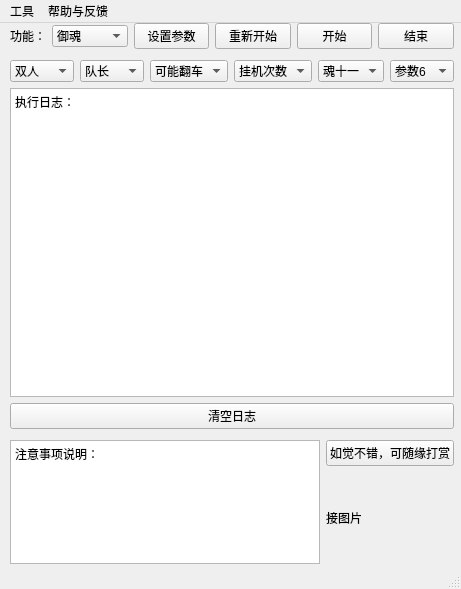
<?xml version="1.0" encoding="UTF-8"?>
<ui version="4.0">
 <class>yys_win</class>
 <widget class="QMainWindow" name="yys_win">
  <property name="enabled">
   <bool>true</bool>
  </property>
  <property name="geometry">
   <rect>
    <x>0</x>
    <y>0</y>
    <width>461</width>
    <height>589</height>
   </rect>
  </property>
  <property name="windowTitle">
   <string>x笑cry-辅助工具</string>
  </property>
  <widget class="QWidget" name="centralwidget">
   <widget class="QWidget" name="verticalLayoutWidget">
    <property name="geometry">
     <rect>
      <x>10</x>
      <y>0</y>
      <width>444</width>
      <height>541</height>
     </rect>
    </property>
    <layout class="QVBoxLayout" name="verticalLayout" stretch="1,0,0,10,0,0,4">
     <item>
      <layout class="QHBoxLayout" name="horizontalLayout_2">
       <item>
        <widget class="QLabel" name="label">
         <property name="text">
          <string>功能：</string>
         </property>
        </widget>
       </item>
       <item>
        <widget class="QComboBox" name="cb_fuctions">
         <item>
          <property name="text">
           <string>御魂</string>
          </property>
         </item>
         <item>
          <property name="text">
           <string>困28</string>
          </property>
         </item>
         <item>
          <property name="text">
           <string>御灵</string>
          </property>
         </item>
         <item>
          <property name="text">
           <string>业原火</string>
          </property>
         </item>
         <item>
          <property name="text">
           <string>结界突破</string>
          </property>
         </item>
        </widget>
       </item>
       <item>
        <widget class="QPushButton" name="pbt_autocheck">
         <property name="text">
          <string>设置参数</string>
         </property>
        </widget>
       </item>
       <item>
        <widget class="QPushButton" name="pbt_restart">
         <property name="text">
          <string>重新开始</string>
         </property>
        </widget>
       </item>
       <item>
        <widget class="QPushButton" name="pbt_start">
         <property name="text">
          <string>开始</string>
         </property>
        </widget>
       </item>
       <item>
        <widget class="QPushButton" name="pushButton">
         <property name="text">
          <string>结束</string>
         </property>
        </widget>
       </item>
      </layout>
     </item>
     <item>
      <spacer name="verticalSpacer">
       <property name="orientation">
        <enum>Qt::Vertical</enum>
       </property>
       <property name="sizeType">
        <enum>QSizePolicy::Maximum</enum>
       </property>
       <property name="sizeHint" stdset="0">
        <size>
         <width>20</width>
         <height>5</height>
        </size>
       </property>
      </spacer>
     </item>
     <item>
      <layout class="QHBoxLayout" name="horizontalLayout_3">
       <item>
        <widget class="QComboBox" name="cb_p1">
         <item>
          <property name="text">
           <string>双人</string>
          </property>
         </item>
         <item>
          <property name="text">
           <string>单人</string>
          </property>
         </item>
         <item>
          <property name="text">
           <string>三人</string>
          </property>
         </item>
        </widget>
       </item>
       <item>
        <widget class="QComboBox" name="cb_p2">
         <item>
          <property name="text">
           <string>队长</string>
          </property>
         </item>
         <item>
          <property name="text">
           <string>队员</string>
          </property>
         </item>
        </widget>
       </item>
       <item>
        <widget class="QComboBox" name="cb_p3">
         <item>
          <property name="text">
           <string>可能翻车</string>
          </property>
         </item>
         <item>
          <property name="text">
           <string>不会翻车</string>
          </property>
         </item>
        </widget>
       </item>
       <item>
        <widget class="QComboBox" name="cb_p4">
         <item>
          <property name="text">
           <string>挂机次数</string>
          </property>
         </item>
         <item>
          <property name="text">
           <string>100</string>
          </property>
         </item>
         <item>
          <property name="text">
           <string>200</string>
          </property>
         </item>
         <item>
          <property name="text">
           <string>400</string>
          </property>
         </item>
        </widget>
       </item>
       <item>
        <widget class="QComboBox" name="cb_p5">
         <item>
          <property name="text">
           <string>魂十一</string>
          </property>
         </item>
         <item>
          <property name="text">
           <string>魂十</string>
          </property>
         </item>
        </widget>
       </item>
       <item>
        <widget class="QComboBox" name="cb_p6">
         <item>
          <property name="text">
           <string>参数6</string>
          </property>
         </item>
        </widget>
       </item>
      </layout>
     </item>
     <item>
      <widget class="QPlainTextEdit" name="pte_msg">
       <property name="readOnly">
        <bool>true</bool>
       </property>
       <property name="plainText">
        <string>执行日志：</string>
       </property>
      </widget>
     </item>
     <item>
      <widget class="QPushButton" name="ptn_clear">
       <property name="text">
        <string>清空日志</string>
       </property>
      </widget>
     </item>
     <item>
      <spacer name="verticalSpacer_2">
       <property name="orientation">
        <enum>Qt::Vertical</enum>
       </property>
       <property name="sizeType">
        <enum>QSizePolicy::Maximum</enum>
       </property>
       <property name="sizeHint" stdset="0">
        <size>
         <width>20</width>
         <height>5</height>
        </size>
       </property>
      </spacer>
     </item>
     <item>
      <layout class="QHBoxLayout" name="horizontalLayout">
       <item>
        <widget class="QTextEdit" name="te_attention">
         <property name="maximumSize">
          <size>
           <width>16777215</width>
           <height>16777215</height>
          </size>
         </property>
         <property name="html">
          <string>&lt;!DOCTYPE HTML PUBLIC &quot;-//W3C//DTD HTML 4.0//EN&quot; &quot;http://www.w3.org/TR/REC-html40/strict.dtd&quot;&gt;
&lt;html&gt;&lt;head&gt;&lt;meta name=&quot;qrichtext&quot; content=&quot;1&quot; /&gt;&lt;style type=&quot;text/css&quot;&gt;
p, li { white-space: pre-wrap; }
&lt;/style&gt;&lt;/head&gt;&lt;body style=&quot; font-family:'SimSun'; font-size:9pt; font-weight:400; font-style:normal;&quot;&gt;
&lt;p style=&quot; margin-top:0px; margin-bottom:0px; margin-left:0px; margin-right:0px; -qt-block-indent:0; text-indent:0px;&quot;&gt;注意事项说明：&lt;/p&gt;
&lt;p style=&quot;-qt-paragraph-type:empty; margin-top:0px; margin-bottom:0px; margin-left:0px; margin-right:0px; -qt-block-indent:0; text-indent:0px;&quot;&gt;&lt;br /&gt;&lt;/p&gt;&lt;/body&gt;&lt;/html&gt;</string>
         </property>
        </widget>
       </item>
       <item>
        <layout class="QVBoxLayout" name="verticalLayout_2" stretch="0,5">
         <item>
          <widget class="QPushButton" name="pbtn_sponsor">
           <property name="text">
            <string>如觉不错，可随缘打赏</string>
           </property>
          </widget>
         </item>
         <item>
          <widget class="QLabel" name="lb_qrcode">
           <property name="maximumSize">
            <size>
             <width>100</width>
             <height>100</height>
            </size>
           </property>
           <property name="text">
            <string>接图片</string>
           </property>
           <property name="scaledContents">
            <bool>true</bool>
           </property>
          </widget>
         </item>
        </layout>
       </item>
      </layout>
     </item>
    </layout>
   </widget>
  </widget>
  <widget class="QStatusBar" name="statusbar">
   <property name="enabled">
    <bool>false</bool>
   </property>
  </widget>
  <widget class="QMenuBar" name="menubar">
   <property name="geometry">
    <rect>
     <x>0</x>
     <y>0</y>
     <width>461</width>
     <height>23</height>
    </rect>
   </property>
   <widget class="QMenu" name="menuHelp">
    <property name="title">
     <string>工具</string>
    </property>
    <addaction name="ac_uuid"/>
    <addaction name="ac_input_uuid"/>
    <addaction name="ac_input_title"/>
    <addaction name="ac_input_yys_winname"/>
    <addaction name="ac_input_win_hwnd"/>
   </widget>
   <widget class="QMenu" name="menu">
    <property name="title">
     <string>帮助与反馈</string>
    </property>
    <addaction name="ac_use"/>
    <addaction name="ac_help"/>
    <addaction name="ac_feedback"/>
    <addaction name="ac_sponsor"/>
    <addaction name="ac_show_yys_winname"/>
   </widget>
   <addaction name="menuHelp"/>
   <addaction name="menu"/>
  </widget>
  <action name="ac_huntu_check">
   <property name="text">
    <string>魂土验证</string>
   </property>
  </action>
  <action name="ac_feedback">
   <property name="text">
    <string>意见反馈-加群</string>
   </property>
  </action>
  <action name="actionv1_01_20200713">
   <property name="text">
    <string>v1.01.20200713</string>
   </property>
  </action>
  <action name="ac_uuid">
   <property name="text">
    <string>生成机器码</string>
   </property>
  </action>
  <action name="ac_sponsor">
   <property name="text">
    <string>打赏支持</string>
   </property>
  </action>
  <action name="ac_help">
   <property name="text">
    <string>问题帮助</string>
   </property>
  </action>
  <action name="ac_use">
   <property name="text">
    <string>使用方法</string>
   </property>
  </action>
  <action name="ac_input_uuid">
   <property name="text">
    <string>输入认证码</string>
   </property>
  </action>
  <action name="ac_input_title">
   <property name="text">
    <string>修改程序标题</string>
   </property>
  </action>
  <action name="ac_show_yys_winname">
   <property name="text">
    <string>阴阳师窗体名称获取</string>
   </property>
  </action>
  <action name="ac_input_yys_winname">
   <property name="text">
    <string>修改阴阳师窗体名称</string>
   </property>
  </action>
  <action name="ac_input_win_hwnd">
   <property name="text">
    <string>输入阴阳师句柄</string>
   </property>
  </action>
 </widget>
 <resources/>
 <connections>
  <connection>
   <sender>pbt_start</sender>
   <signal>clicked()</signal>
   <receiver>yys_win</receiver>
   <slot>btn_start_clicked()</slot>
   <hints>
    <hint type="sourcelabel">
     <x>370</x>
     <y>49</y>
    </hint>
    <hint type="destinationlabel">
     <x>272</x>
     <y>72</y>
    </hint>
   </hints>
  </connection>
  <connection>
   <sender>pushButton</sender>
   <signal>clicked()</signal>
   <receiver>yys_win</receiver>
   <slot>btn_stop_clicked()</slot>
   <hints>
    <hint type="sourcelabel">
     <x>451</x>
     <y>49</y>
    </hint>
    <hint type="destinationlabel">
     <x>285</x>
     <y>46</y>
    </hint>
   </hints>
  </connection>
  <connection>
   <sender>cb_fuctions</sender>
   <signal>currentIndexChanged(QString)</signal>
   <receiver>yys_win</receiver>
   <slot>cb_functions_index_changed()</slot>
   <hints>
    <hint type="sourcelabel">
     <x>106</x>
     <y>48</y>
    </hint>
    <hint type="destinationlabel">
     <x>0</x>
     <y>88</y>
    </hint>
   </hints>
  </connection>
  <connection>
   <sender>ptn_clear</sender>
   <signal>clicked()</signal>
   <receiver>pte_msg</receiver>
   <slot>clear()</slot>
   <hints>
    <hint type="sourcelabel">
     <x>421</x>
     <y>426</y>
    </hint>
    <hint type="destinationlabel">
     <x>421</x>
     <y>335</y>
    </hint>
   </hints>
  </connection>
  <connection>
   <sender>pbt_restart</sender>
   <signal>clicked()</signal>
   <receiver>yys_win</receiver>
   <slot>btn_restart_clicked()</slot>
   <hints>
    <hint type="sourcelabel">
     <x>289</x>
     <y>49</y>
    </hint>
    <hint type="destinationlabel">
     <x>453</x>
     <y>80</y>
    </hint>
   </hints>
  </connection>
  <connection>
   <sender>ac_uuid</sender>
   <signal>triggered()</signal>
   <receiver>yys_win</receiver>
   <slot>slot_ac_uuid_trigged()</slot>
   <hints>
    <hint type="sourcelabel">
     <x>-1</x>
     <y>-1</y>
    </hint>
    <hint type="destinationlabel">
     <x>233</x>
     <y>292</y>
    </hint>
   </hints>
  </connection>
  <connection>
   <sender>ac_feedback</sender>
   <signal>triggered()</signal>
   <receiver>yys_win</receiver>
   <slot>slot_ac_feedback_trigged()</slot>
   <hints>
    <hint type="sourcelabel">
     <x>-1</x>
     <y>-1</y>
    </hint>
    <hint type="destinationlabel">
     <x>233</x>
     <y>292</y>
    </hint>
   </hints>
  </connection>
  <connection>
   <sender>ac_sponsor</sender>
   <signal>triggered()</signal>
   <receiver>yys_win</receiver>
   <slot>slot_ac_sponsor_trigged()</slot>
   <hints>
    <hint type="sourcelabel">
     <x>-1</x>
     <y>-1</y>
    </hint>
    <hint type="destinationlabel">
     <x>233</x>
     <y>292</y>
    </hint>
   </hints>
  </connection>
  <connection>
   <sender>ac_help</sender>
   <signal>triggered()</signal>
   <receiver>yys_win</receiver>
   <slot>slot_ac_help_trigged()</slot>
   <hints>
    <hint type="sourcelabel">
     <x>-1</x>
     <y>-1</y>
    </hint>
    <hint type="destinationlabel">
     <x>233</x>
     <y>292</y>
    </hint>
   </hints>
  </connection>
  <connection>
   <sender>ac_use</sender>
   <signal>triggered()</signal>
   <receiver>yys_win</receiver>
   <slot>slot_ac_use_trigged()</slot>
   <hints>
    <hint type="sourcelabel">
     <x>-1</x>
     <y>-1</y>
    </hint>
    <hint type="destinationlabel">
     <x>233</x>
     <y>292</y>
    </hint>
   </hints>
  </connection>
  <connection>
   <sender>ac_input_uuid</sender>
   <signal>triggered()</signal>
   <receiver>yys_win</receiver>
   <slot>sloc_ac_input_uuid_trigged()</slot>
   <hints>
    <hint type="sourcelabel">
     <x>-1</x>
     <y>-1</y>
    </hint>
    <hint type="destinationlabel">
     <x>233</x>
     <y>292</y>
    </hint>
   </hints>
  </connection>
  <connection>
   <sender>pbtn_sponsor</sender>
   <signal>clicked()</signal>
   <receiver>yys_win</receiver>
   <slot>slot_pbtn_sponsor_clicked()</slot>
   <hints>
    <hint type="sourcelabel">
     <x>447</x>
     <y>466</y>
    </hint>
    <hint type="destinationlabel">
     <x>460</x>
     <y>463</y>
    </hint>
   </hints>
  </connection>
  <connection>
   <sender>ac_input_yys_winname</sender>
   <signal>triggered()</signal>
   <receiver>yys_win</receiver>
   <slot>sloc_ac_input_yys_winname_trigged()</slot>
   <hints>
    <hint type="sourcelabel">
     <x>-1</x>
     <y>-1</y>
    </hint>
    <hint type="destinationlabel">
     <x>230</x>
     <y>294</y>
    </hint>
   </hints>
  </connection>
  <connection>
   <sender>ac_input_title</sender>
   <signal>triggered()</signal>
   <receiver>yys_win</receiver>
   <slot>sloc_ac_input_title_trigged()</slot>
   <hints>
    <hint type="sourcelabel">
     <x>-1</x>
     <y>-1</y>
    </hint>
    <hint type="destinationlabel">
     <x>230</x>
     <y>294</y>
    </hint>
   </hints>
  </connection>
  <connection>
   <sender>ac_show_yys_winname</sender>
   <signal>triggered()</signal>
   <receiver>yys_win</receiver>
   <slot>slot_ac_show_winname_trigged()</slot>
   <hints>
    <hint type="sourcelabel">
     <x>-1</x>
     <y>-1</y>
    </hint>
    <hint type="destinationlabel">
     <x>230</x>
     <y>294</y>
    </hint>
   </hints>
  </connection>
  <connection>
   <sender>ac_input_win_hwnd</sender>
   <signal>triggered()</signal>
   <receiver>yys_win</receiver>
   <slot>slot_ac_input_win_hwnd_trigged()</slot>
   <hints>
    <hint type="sourcelabel">
     <x>-1</x>
     <y>-1</y>
    </hint>
    <hint type="destinationlabel">
     <x>230</x>
     <y>294</y>
    </hint>
   </hints>
  </connection>
 </connections>
 <slots>
  <slot>btn_start_clicked()</slot>
  <slot>btn_stop_clicked()</slot>
  <slot>cb_functions_index_changed()</slot>
  <slot>btn_restart_clicked()</slot>
  <slot>slot_ac_uuid_trigged()</slot>
  <slot>slot_ac_sponsor_trigged()</slot>
  <slot>slot_ac_feedback_trigged()</slot>
  <slot>slot_pbtn_sponsor_clicked()</slot>
  <slot>slot_ac_help_trigged()</slot>
  <slot>slot_ac_use_trigged()</slot>
  <slot>sloc_ac_input_uuid_trigged()</slot>
  <slot>sloc_ac_input_yys_winname_trigged()</slot>
  <slot>sloc_ac_input_title_trigged()</slot>
  <slot>slot_ac_show_winname_trigged()</slot>
  <slot>slot_ac_input_win_hwnd_trigged()</slot>
 </slots>
</ui>
